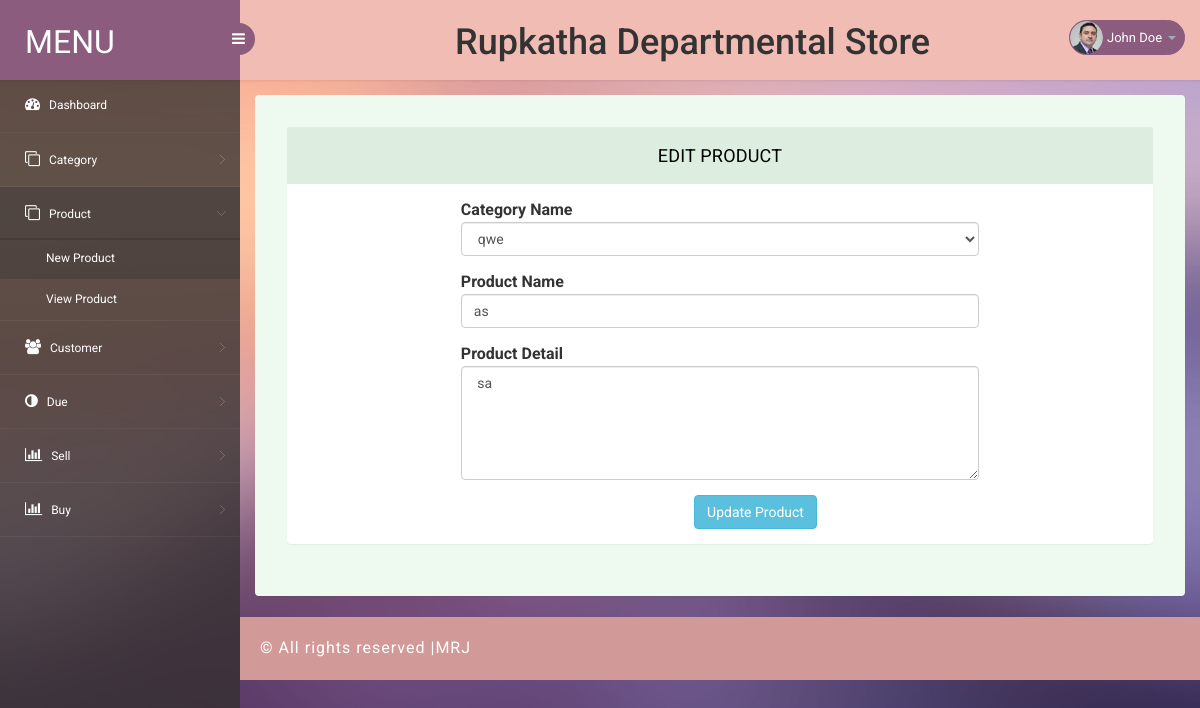
Page /Product/editproduct/15 on the committed database.
### tables this page shows
CREATE TABLE `product` (
  `id` int(11) NOT NULL,
  `category_id` int(11) NOT NULL,
  `product_details` varchar(225) NOT NULL,
  `product_quantity` int(11) DEFAULT '0',
  `product_name` varchar(220) NOT NULL
);

CREATE TABLE `category` (
  `id` int(11) NOT NULL,
  `category_name` varchar(25) NOT NULL
);

### system/lib/Load.php (called while the page is built, shortened)
<?php
class Load
{
	public function view($file,$data=NULL){
		include 'app/views/'.$file.'.php';
	}
	public function model($fileName){
		return new $fileName;
	}
}
?>

### app/controllers/Product.php (called while the page is built, shortened)
<?php
class Product extends DController
{
    public function editproduct($id=null){
        $CatModel=$this->load->model("CatModel");
        $data=array();
        $table="category";
        $data['catlist']=$CatModel->catList($table);
        $productmodel=$this->load->model('ProductModel');
        $table="product";
        $data['editproduct']=$productmodel->productById($table,$id);
        $this->load->view('web\updateproduct',$data);
    }
}
?>

### index.php (called while the page is built, shortened)
<?php
$main=new Main();
?>

### system/lib/Database.php (called while the page is built, shortened)
<?php
class Database  extends PDO
{
	public function select($sql,$data=array(),$fetchStyle=PDO::FETCH_ASSOC){
		$stmt=$this->prepare($sql);
		foreach ($data as $key => $value) {
			$stmt->bindParam($key,$value);
		}
		$stmt->execute();
		return  $stmt->fetchAll($fetchStyle);
	}
}
?>

### app/models/ProductModel.php (called while the page is built, shortened)
<?php
class ProductModel extends DModel{
	public function productById($table,$id){
		$sql="select * from $table where id=:id";
		$data=array(":id"=>$id);
		return $this->db->select($sql,$data);
	}
}
?>

### system/lib/DController.php (called while the page is built, shortened)
<?php
class DController{
	public function __construct(){
		$this->load=new Load();
	}
}
?>

### system/lib/DModel.php (called while the page is built, shortened)
<?php
class DModel
{
	public function __construct()
	{
		$dsn='mysql:dbname=project; host=localhost';
		$user='root';
		$pass='';
		$this->db = new Database($dsn,$user,$pass);
	}
}
?>

### app/models/CatModel.php (called while the page is built, shortened)
<?php
class CatModel extends DModel{
	public function catList($table){
		$sql="SELECT * FROM $table ORDER BY id DESC";
		return $this->db->select($sql);
	}
}
?>

### app/views/web/updateproduct.php (the view, shortened to what this page needs)
<!DOCTYPE html>
<head>
<?php include "app/views/web/header/StyleJs.php" ?>
</head>
<body>
<?php
include "app/views/web/header/header.php"
?>
<aside>
    <div id="sidebar" class="nav-collapse">
        <?php $page="addproduct";
        include "app/views/web/LeftSideBar/leftside.php"
        ?>
    </div>
</aside>
<section id="main-content">
    <section class="wrapper">
        <div class="form-w3layouts">
            <div class="row">
                <div class="col-lg-12">
                    <section class="panel">
                        <header class="panel-heading">
                            Edit Product
                        </header>
                        <div class="panel-body">
                            <div class="position-center">
                             <?php
                                    foreach ($data['editproduct'] as $key => $value) {
                                    ?>
                                <form role="form" action="<?php echo BASE_URL ; ?>Product/updateproduct/<?php echo $value['id'];?>" method="post">
                                     <div class="form-group">
                                      <label for="sel1">Category Name </label>
                                      <select class="form-control" id="sel1" name="category_id">
                                         <?php
                                        foreach ($data['catlist'] as $key => $cat) {
                                        ?>
                                        <option value=" <?php echo $value['category_id'];?>"
                                          <?php if($value['category_id']==$cat['id'])
                                          {
                                            echo 'selected';
                                          }
                                          ?>
                                          >
                                            <?php echo $cat['category_name'];?>
                                        </option>
                                        <?php }?>
                                       </select>
                                    </div>
                                    <div class="form-group">
                                        <label for="exampleInputEmail1">Product Name</label>
                                        <input type="text" class="form-control"  placeholder="Enter Product Name" name="product_name" value="<?php echo $value['product_name'];?>">
                                    </div>
                                     <div class="form-group">
                                          <label for="comment">Product Detail</label>
                                          <textarea class="form-control" rows="5" id="comment" name="product_details" ><?php echo $value['product_details'];?></textarea>
                                    </div>
                                    <div class="button_center_class">
                                        <button type="submit" class="btn btn-info ">Update Product</button>
                                    </div>
                                </form>
                               <?php } ?>
                            </div>
                        </div>
                    </section>
                </div>
            </div>
        </div>
        <?php
        include "app/views/web/footer/footer.php";
        ?>
</body>
</html>

### app/views/web/css/style.css (style rules this page uses)
html, body { font-family: 'Roboto', sans-serif; font-size: 100%; overflow-x: hidden; background: url(../images/bg.jpg) no-repeat 0px 0px; background-size:cover; }
ul,label { margin:0; padding:0; }
.button_center_class { width: 10%; margin: 0px auto !important; }
#sidebar { width:240px; height:100%; position:fixed; background:rgba(52, 48, 48, 0.78); -webkit-transition:all .3s ease-in-out; -moz-transition:all .3s ease-in-out; -o-transition:all .3s ease-in-out; transition:all .3s ease-in-out; }
#main-content { margin-left:240px; -webkit-transition:all .3s ease-in-out; -moz-transition:all .3s ease-in-out; -o-transition:all .3s ease-in-out; transition:all .3s ease-in-out; }
.wrapper { display:inline-block; margin-top:80px; padding:15px; width:100%; }
.position-center { width:62%; margin: 0 auto; }
.panel-heading { position: relative; height: 57px; line-height: 57px; letter-spacing: 0.2px; color: #000; font-size: 18px; font-weight: 400; padding: 0 16px; background:#ddede0; border-top-right-radius: 2px; border-top-left-radius: 2px; text-transform: uppercase; text-align: center; }
.panel { border: none ! important; }
.form-w3layouts { background: #eef9f0; padding: 2em; border-radius: 4px; -webkit-box-shadow: 0 1px 1px rgba(0,0,0,.05); box-shadow: 0 1px 1px rgba(0,0,0,.05); }

### rows in the picture
product: category_id "qwe", product_name "as", product_details "sa"
